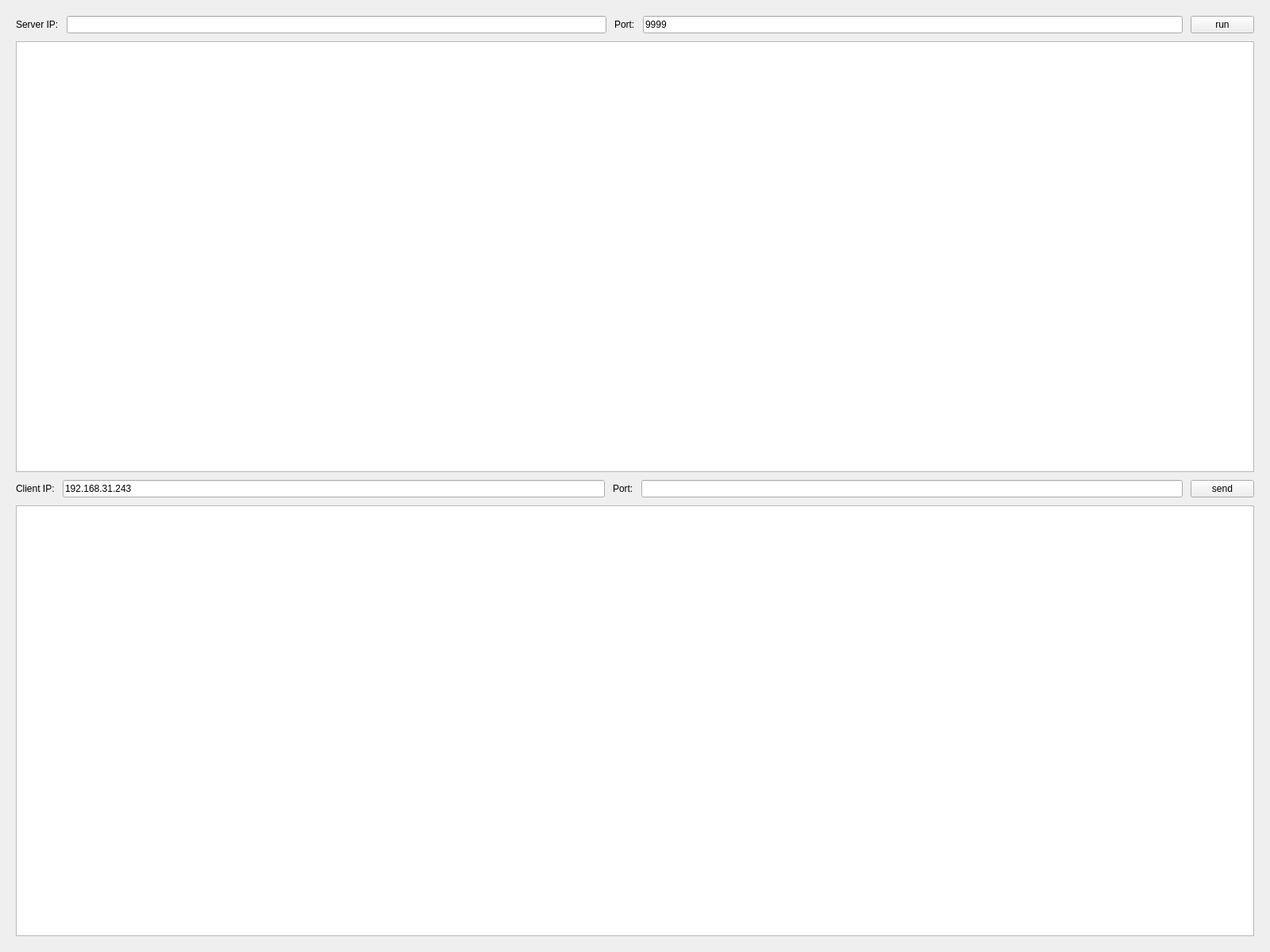
<?xml version="1.0" encoding="UTF-8"?>
<ui version="4.0">
 <class>DoctorChatTool</class>
 <widget class="QWidget" name="DoctorChatTool">
  <property name="geometry">
   <rect>
    <x>0</x>
    <y>0</y>
    <width>1600</width>
    <height>1200</height>
   </rect>
  </property>
  <property name="windowTitle">
   <string>Form</string>
  </property>
  <layout class="QVBoxLayout" name="verticalLayout">
   <property name="spacing">
    <number>10</number>
   </property>
   <property name="leftMargin">
    <number>20</number>
   </property>
   <property name="topMargin">
    <number>20</number>
   </property>
   <property name="rightMargin">
    <number>20</number>
   </property>
   <property name="bottomMargin">
    <number>20</number>
   </property>
   <item>
    <layout class="QHBoxLayout" name="horizontalLayout">
     <item>
      <widget class="QLabel" name="label">
       <property name="text">
        <string>Server IP:</string>
       </property>
      </widget>
     </item>
     <item>
      <widget class="QLineEdit" name="serverIP">
       <property name="text">
        <string/>
       </property>
      </widget>
     </item>
     <item>
      <widget class="QLabel" name="label_2">
       <property name="text">
        <string>Port:</string>
       </property>
      </widget>
     </item>
     <item>
      <widget class="QLineEdit" name="serverPort">
       <property name="text">
        <string>9999</string>
       </property>
       <property name="maxLength">
        <number>5</number>
       </property>
      </widget>
     </item>
     <item>
      <widget class="QPushButton" name="startServerBtn">
       <property name="text">
        <string>run</string>
       </property>
      </widget>
     </item>
    </layout>
   </item>
   <item>
    <widget class="QTextEdit" name="tips"/>
   </item>
   <item>
    <layout class="QHBoxLayout" name="horizontalLayout_2">
     <item>
      <widget class="QLabel" name="label_3">
       <property name="text">
        <string>Client IP:</string>
       </property>
      </widget>
     </item>
     <item>
      <widget class="QLineEdit" name="clientIp">
       <property name="text">
        <string>192.168.31.243</string>
       </property>
      </widget>
     </item>
     <item>
      <widget class="QLabel" name="label_4">
       <property name="text">
        <string>Port:</string>
       </property>
      </widget>
     </item>
     <item>
      <widget class="QLineEdit" name="clientPort">
       <property name="text">
        <string/>
       </property>
      </widget>
     </item>
     <item>
      <widget class="QPushButton" name="clientSendBtn">
       <property name="text">
        <string>send</string>
       </property>
      </widget>
     </item>
    </layout>
   </item>
   <item>
    <widget class="QTextEdit" name="message"/>
   </item>
  </layout>
 </widget>
 <resources/>
 <connections/>
</ui>
